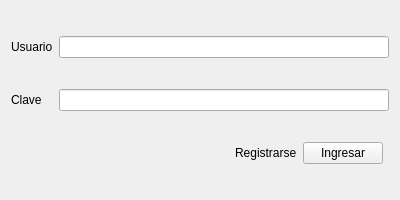
<?xml version="1.0" encoding="UTF-8"?>
<ui version="4.0">
 <class>Login</class>
 <widget class="QWidget" name="Login">
  <property name="geometry">
   <rect>
    <x>0</x>
    <y>0</y>
    <width>400</width>
    <height>200</height>
   </rect>
  </property>
  <property name="minimumSize">
   <size>
    <width>400</width>
    <height>200</height>
   </size>
  </property>
  <property name="maximumSize">
   <size>
    <width>400</width>
    <height>200</height>
   </size>
  </property>
  <property name="windowTitle">
   <string>Form</string>
  </property>
  <layout class="QGridLayout" name="gridLayout">
   <item row="2" column="1">
    <spacer name="horizontalSpacer">
     <property name="orientation">
      <enum>Qt::Horizontal</enum>
     </property>
     <property name="sizeHint" stdset="0">
      <size>
       <width>40</width>
       <height>20</height>
      </size>
     </property>
    </spacer>
   </item>
   <item row="2" column="3">
    <widget class="QPushButton" name="pbIngresar">
     <property name="focusPolicy">
      <enum>Qt::NoFocus</enum>
     </property>
     <property name="text">
      <string>Ingresar</string>
     </property>
    </widget>
   </item>
   <item row="2" column="2">
    <widget class="LabelRegistrarse" name="lRegistrarse">
     <property name="text">
      <string>Registrarse</string>
     </property>
    </widget>
   </item>
   <item row="1" column="0">
    <widget class="QLabel" name="lClave">
     <property name="text">
      <string>Clave</string>
     </property>
    </widget>
   </item>
   <item row="0" column="0">
    <widget class="QLabel" name="lUsuario">
     <property name="text">
      <string>Usuario</string>
     </property>
    </widget>
   </item>
   <item row="0" column="1" colspan="4">
    <widget class="QLineEdit" name="leUsuario"/>
   </item>
   <item row="1" column="1" colspan="4">
    <widget class="QLineEdit" name="leClave">
     <property name="sizePolicy">
      <sizepolicy hsizetype="Expanding" vsizetype="Fixed">
       <horstretch>0</horstretch>
       <verstretch>0</verstretch>
      </sizepolicy>
     </property>
     <property name="echoMode">
      <enum>QLineEdit::Password</enum>
     </property>
    </widget>
   </item>
  </layout>
 </widget>
 <customwidgets>
  <customwidget>
   <class>LabelRegistrarse</class>
   <extends>QLabel</extends>
   <header location="global">labelregistrarse.h</header>
  </customwidget>
 </customwidgets>
 <tabstops>
  <tabstop>leUsuario</tabstop>
  <tabstop>leClave</tabstop>
  <tabstop>pbIngresar</tabstop>
 </tabstops>
 <resources/>
 <connections/>
</ui>
